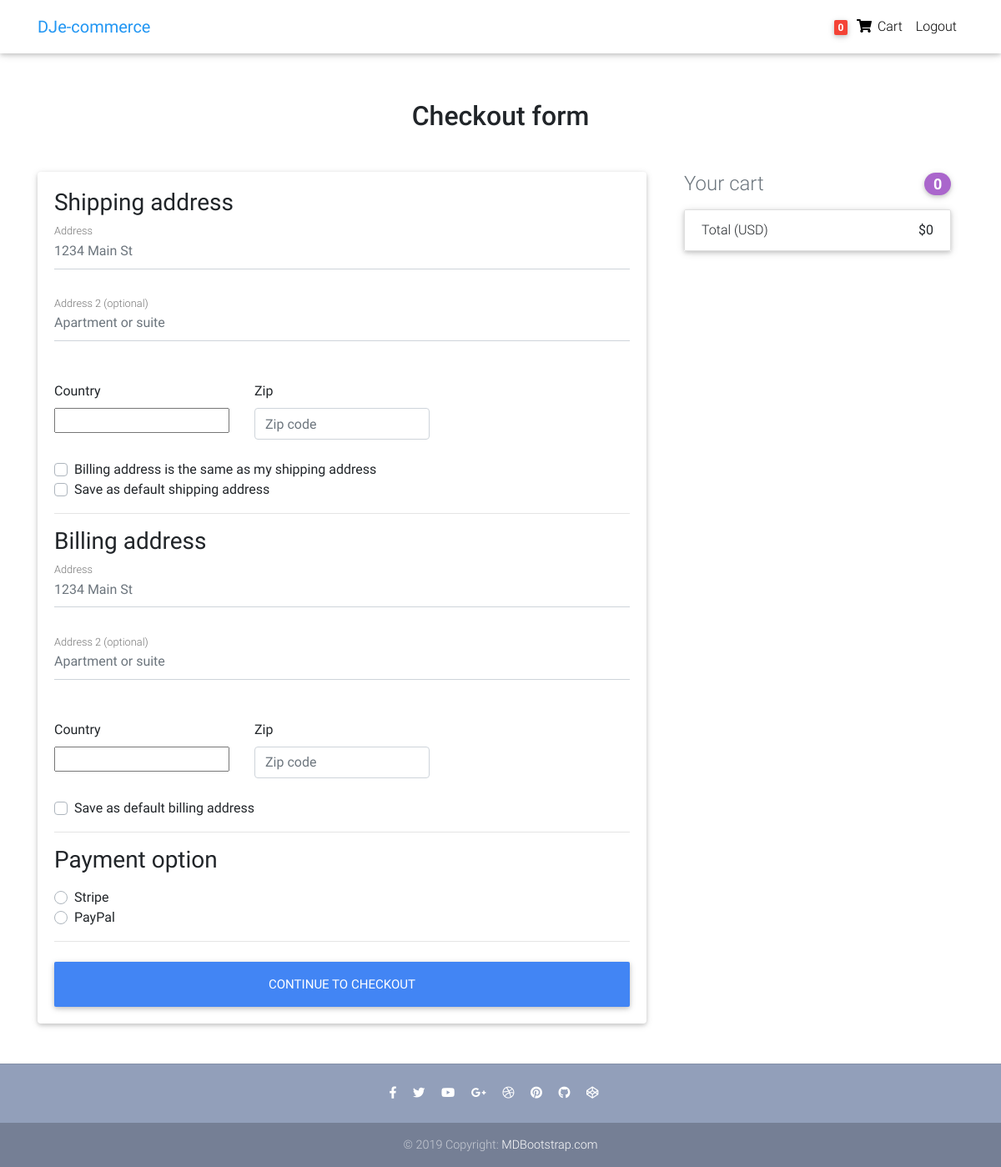
/checkout/ (signed in), run on an earlier commit of the app's database.
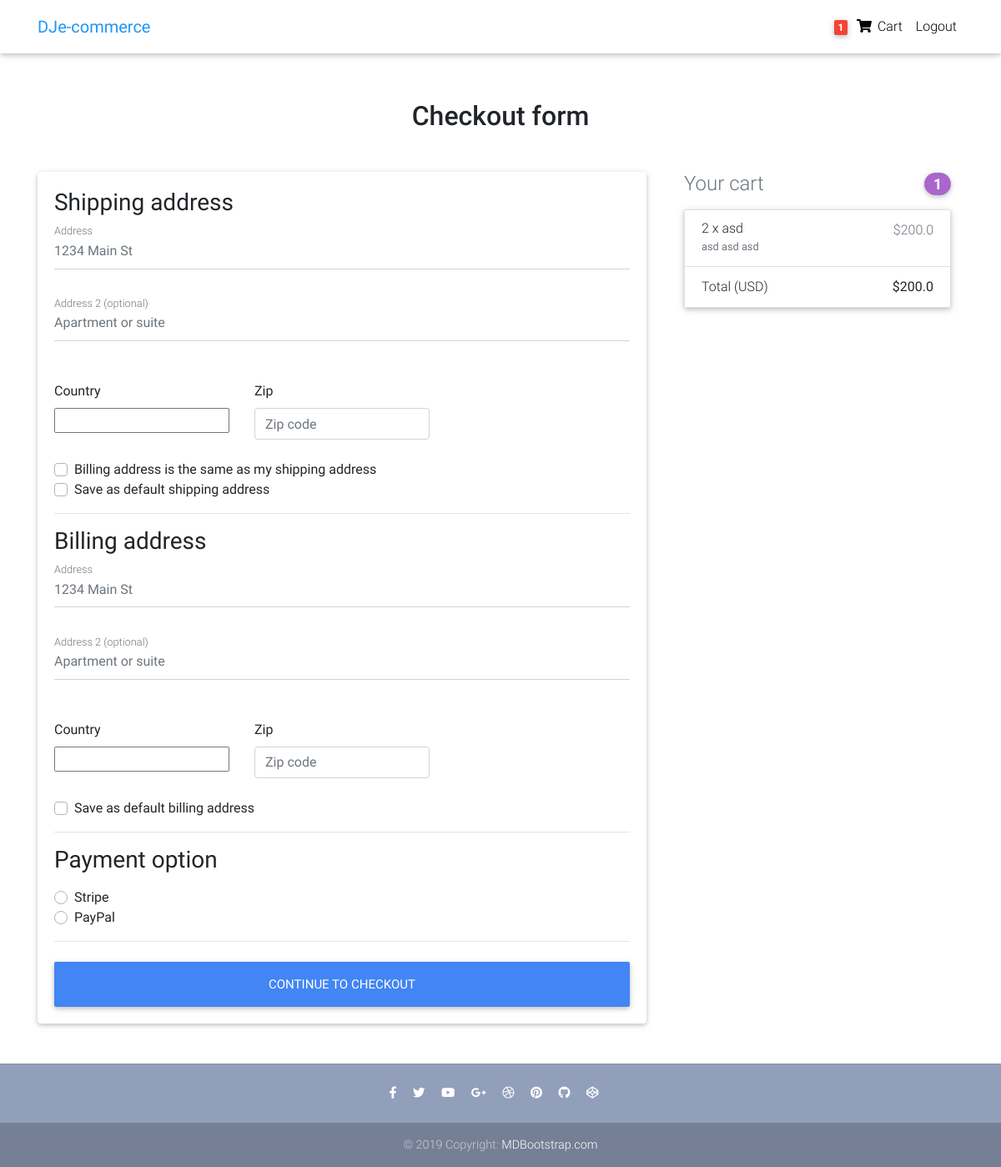
And on a later commit of the database.
### core/models.py (models this page shows, shortened)
class Order(models.Model):
    user = models.ForeignKey(settings.AUTH_USER_MODEL,
                             on_delete=models.CASCADE)
    items = models.ManyToManyField(OrderItem)
    start_date = models.DateTimeField(auto_now_add=True)
    ordered_date = models.DateTimeField()
    ordered = models.BooleanField(default=False)
    shipping_address = models.ForeignKey(
        'Address', related_name='shipping_address', on_delete=models.SET_NULL, blank=True, null=True)
    billing_address = models.ForeignKey(
        'Address', related_name='billing_address', on_delete=models.SET_NULL, blank=True, null=True)
    payment = models.ForeignKey(
        'Payment', on_delete=models.SET_NULL, blank=True, null=True)
    being_delivered = models.BooleanField(default=False)
    received = models.BooleanField(default=False)
    '''
    1. Item added to cart
    2. Adding a billing address
    (Failed checkout)
    3. Payment
    (Preprocessing, processing, packaging etc.)
    4. Being delivered
    5. Received
    6. Refunds
    '''
    def get_total(self):
        total = 0
        for order_item in self.items.all():
            total += order_item.get_final_price()
        return total

class OrderItem(models.Model):
    user = models.ForeignKey(settings.AUTH_USER_MODEL,
                             on_delete=models.CASCADE)
    ordered = models.BooleanField(default=False)
    item = models.ForeignKey(Item, on_delete=models.CASCADE)
    quantity = models.IntegerField(default=1)
    def get_total_item_price(self):
        return self.quantity * self.item.price
    def get_final_price(self):
        return self.get_total_item_price()

class Item(models.Model):
    title = models.CharField(max_length=100)
    price = models.FloatField()
    category = models.CharField(choices=CATEGORY_CHOICES, max_length=2)
    label = models.CharField(choices=LABEL_CHOICES, max_length=1)
    slug = models.SlugField()
    description = models.TextField()
    image = models.ImageField()
    seller = models.ForeignKey('Seller', on_delete=models.CASCADE)

### core/views.py (the view, shortened to what this page needs)
# urls.py: path('checkout/', CheckoutView.as_view(), name='checkout'),
class CheckoutView(View):
    def get(self, *args, **kwargs):
        try:
            order = Order.objects.get(user=self.request.user, ordered=False)
            form = CheckoutForm()
            context = {
                'form': form,
                'couponform': CouponForm(),
                'order': order,
                'DISPLAY_COUPON_FORM': True
            }
            shipping_address_qs = Address.objects.filter(
                user=self.request.user,
                address_type='S',
                default=True
            )
            if shipping_address_qs.exists():
                context.update(
                    {'default_shipping_address': shipping_address_qs[0]})
            billing_address_qs = Address.objects.filter(
                user=self.request.user,
                address_type='B',
                default=True
            )
            if billing_address_qs.exists():
                context.update(
                    {'default_billing_address': billing_address_qs[0]})
            return render(self.request, "checkout.html", context)
        except ObjectDoesNotExist:
            messages.info(self.request, "You do not have an active order")
            return redirect("core:checkout")

### core/forms.py
class CheckoutForm(forms.Form):
    shipping_address = forms.CharField(required=False)
    shipping_address2 = forms.CharField(required=False)
    shipping_country = CountryField(blank_label='(select country)').formfield(
        required=False,
        widget=CountrySelectWidget(attrs={
            'class': 'custom-select d-block w-100',
        }))
    shipping_zip = forms.CharField(required=False)
    billing_address = forms.CharField(required=False)
    billing_address2 = forms.CharField(required=False)
    billing_country = CountryField(blank_label='(select country)').formfield(
        required=False,
        widget=CountrySelectWidget(attrs={
            'class': 'custom-select d-block w-100',
        }))
    billing_zip = forms.CharField(required=False)
    same_billing_address = forms.BooleanField(required=False)
    set_default_shipping = forms.BooleanField(required=False)
    use_default_shipping = forms.BooleanField(required=False)
    set_default_billing = forms.BooleanField(required=False)
    use_default_billing = forms.BooleanField(required=False)
    payment_option = forms.ChoiceField(
        widget=forms.RadioSelect, choices=PAYMENT_CHOICES)

class CouponForm(forms.Form):
    code = forms.CharField(widget=forms.TextInput(attrs={
        'class': 'form-control',
        'placeholder': 'Promo code',
        'aria-label': 'Recipient\'s username',
        'aria-describedby': 'basic-addon2'
    }))

### core/templatetags/cart_template_tags.py (called while the page is built)
@register.filter
def cart_item_count(user):
    if user.is_authenticated:
        qs = Order.objects.filter(user=user, ordered=False)
        if qs.exists():
            return qs[0].items.count()
    return 0

### templates/checkout.html (shortened to what this page needs)
{% extends "base.html" %}
{% load crispy_forms_tags %}
{% block content %}
  <main >
    <div class="container wow fadeIn">
      <h2 class="my-5 h2 text-center">Checkout form</h2>
      <div class="row">
        <div class="col-md-8 mb-4">
          <div class="card">
            <form method="POST" class="card-body">
              <h3>Shipping address</h3>
              <div class='hideable_shipping_form'>
                <div class="md-form mb-5">
                  <input type='text' placeholder='1234 Main St' id='shipping_address' name='shipping_address' class='form-control' />
                  <label for="shipping_address" class="">Address</label>
                </div>
                <div class="md-form mb-5">
                  <input type='text' placeholder='Apartment or suite' id='shipping_address2' name='shipping_address2' class='form-control' />
                  <label for="shipping_address2" class="">Address 2 (optional)</label>
                </div>
                <div class="row">
                  <div class="col-lg-4 col-md-12 mb-4">
                    <label for="country">Country</label>
                    {{ form.shipping_country }}
                  </div>
                  <div class="col-lg-4 col-md-6 mb-4">
                    <label for="shipping_zip">Zip</label>
                    <input type='text' placeholder='Zip code' id='shipping_zip' name='shipping_zip' class='form-control' />
                  </div>
                </div>
                <div class="custom-control custom-checkbox">
                  <label class="custom-control-label" for="same_billing_address">Billing address is the same as my shipping address</label>
                </div>
                <div class="custom-control custom-checkbox">
                  <label class="custom-control-label" for="set_default_shipping">Save as default shipping address</label>
                </div>
              </div>
              <hr>
              <h3>Billing address</h3>
              <div class='hideable_billing_form'>
                <div class="md-form mb-5">
                  <input type='text' placeholder='1234 Main St' id='billing_address' name='billing_address' class='form-control' />
                  <label for="billing_address" class="">Address</label>
                </div>
                <div class="md-form mb-5">
                  <input type='text' placeholder='Apartment or suite' id='billing_address2' name='billing_address2' class='form-control' />
                  <label for="billing_address2" class="">Address 2 (optional)</label>
                </div>
                <div class="row">
                  <div class="col-lg-4 col-md-12 mb-4">
                    <label for="country">Country</label>
                    {{ form.billing_country }}
                  </div>
                  <div class="col-lg-4 col-md-6 mb-4">
                    <label for="billing_zip">Zip</label>
                    <input type='text' placeholder='Zip code' id='billing_zip' name='billing_zip' class='form-control' />
                  </div>
                </div>
                <div class="custom-control custom-checkbox">
                  <label class="custom-control-label" for="set_default_billing">Save as default billing address</label>
                </div>
              </div>
              <hr>
              <h3>Payment option</h3>
              <div class="d-block my-3">
                {% for value, name in form.fields.payment_option.choices %}
                <div class="custom-control custom-radio">
                  <label class="custom-control-label" for="{{ name }}">{{ name }}</label>
                </div>
                {% endfor %}
              </div>
              <hr class="mb-4">
              <button class="btn btn-primary btn-lg btn-block" type="submit">Continue to checkout</button>
            </form>
          </div>
        </div>
        <div class="col-md-4 mb-4">
          {% include "order_snippet.html" %}
        </div>
      </div>
    </div>
  </main>
{% endblock content %}

### templates/base.html (shortened to what this page needs)
{% load static %}
<!DOCTYPE html>
<html lang="en">
<head>
  <link rel="stylesheet" href="https://use.fontawesome.com/releases/v5.8.1/css/all.css">
  <link href="{% static 'css/bootstrap.min.css' %}" rel="stylesheet">
  <link href="{% static 'css/mdb.min.css' %}" rel="stylesheet">
  <link href="{% static 'css/style.min.css' %}" rel="stylesheet">
</head>
{% include "navbar.html" %}
<body>
    <div class="mt-5 pt-4">
    </div>
    {% block content %}
    {% endblock content %}
    {% include "footer.html" %}
</body>
</html>

### templates/navbar.html (shortened to what this page needs)
{% load cart_template_tags %}
<nav class="navbar fixed-top navbar-expand-lg navbar-light white scrolling-navbar">
    <div class="container">
      <a class="navbar-brand waves-effect" href="/">
        <strong class="blue-text">DJe-commerce</strong>
      </a>
      <div class="collapse navbar-collapse" id="navbarSupportedContent">
        <ul class="navbar-nav nav-flex-icons">
          {% if request.user.is_authenticated %}
          <li class="nav-item">
            <a href="{% url 'core:order-summary' %}" class="nav-link waves-effect">
              <span class="badge red z-depth-1 mr-1"> {{ request.user|cart_item_count }} </span>
              <i class="fas fa-shopping-cart"></i>
              <span class="clearfix d-none d-sm-inline-block"> Cart </span>
            </a>
          </li>
          <li class="nav-item">
            <a class="nav-link waves-effect" href="{% url 'account_logout' %}">
              <span class="clearfix d-none d-sm-inline-block"> Logout </span>
            </a>
          </li>
          {% endif %}
        </ul>
      </div>
    </div>
  </nav>

### templates/order_snippet.html
<div class="col-md-12 mb-4">
    <h4 class="d-flex justify-content-between align-items-center mb-3">
    <span class="text-muted">Your cart</span>
    <span class="badge badge-secondary badge-pill">{{ order.items.count }}</span>
    </h4>
    <ul class="list-group mb-3 z-depth-1">
    {% for order_item in order.items.all %}
    <li class="list-group-item d-flex justify-content-between lh-condensed">
        <div>
        <h6 class="my-0">{{ order_item.quantity }} x {{ order_item.item.title}}</h6>
        <small class="text-muted">{{ order_item.item.description}}</small>
        </div>
        <span class="text-muted">${{ order_item.get_final_price }}</span>
    </li>
    {% endfor %}
    <li class="list-group-item d-flex justify-content-between">
        <span>Total (USD)</span>
        <strong>${{ order.get_total }}</strong>
    </li>
    </ul>
</div>

### templates/footer.html
<footer class="page-footer text-center font-small mt-4 wow fadeIn">
    <hr class="my-4">
    <div class="pb-4">
      <a href="https://www.facebook.com/mdbootstrap" target="_blank">
        <i class="fab fa-facebook-f mr-3"></i>
      </a>
      <a href="https://twitter.com/MDBootstrap" target="_blank">
        <i class="fab fa-twitter mr-3"></i>
      </a>
      <a href="https://www.youtube.com/watch?v=7MUISDJ5ZZ4" target="_blank">
        <i class="fab fa-youtube mr-3"></i>
      </a>
      <a href="https://plus.google.com/u/0/b/107863090883699620484" target="_blank">
        <i class="fab fa-google-plus-g mr-3"></i>
      </a>
      <a href="https://dribbble.com/mdbootstrap" target="_blank">
        <i class="fab fa-dribbble mr-3"></i>
      </a>
      <a href="https://pinterest.com/mdbootstrap" target="_blank">
        <i class="fab fa-pinterest mr-3"></i>
      </a>
      <a href="https://github.com/mdbootstrap/bootstrap-material-design" target="_blank">
        <i class="fab fa-github mr-3"></i>
      </a>
      <a href="http://codepen.io/mdbootstrap/" target="_blank">
        <i class="fab fa-codepen mr-3"></i>
      </a>
    </div>
    <div class="footer-copyright py-3">
      © 2019 Copyright:
      <a href="https://mdbootstrap.com/education/bootstrap/" target="_blank"> MDBootstrap.com </a>
    </div>
  </footer>

### templates/scripts.html (shortened to what this page needs)
{% load static %}

### templates/base.html (style rules this page uses)
html, body, header, .carousel { height: 60vh; }

What changed in the data, as far as the page shows it:
computed for Order: items.count "0" → "1"; get_total "0" → "200.0"
added OrderItem: quantity "2", item "asd", item.description "asd asd asd", get_final_price "200.0"
Also different on the page:
{{ request.user|cart_item_count }}: "0" → "1"
